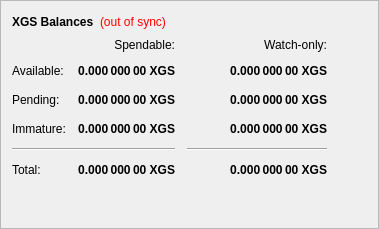
        <widget class="QFrame" name="frame">
         <property name="frameShape">
          <enum>QFrame::StyledPanel</enum>
         </property>
         <property name="frameShadow">
          <enum>QFrame::Raised</enum>
         </property>
         <layout class="QVBoxLayout" name="verticalLayout_4">
          <item>
           <layout class="QHBoxLayout" name="horizontalLayout_4">
            <item>
             <widget class="QLabel" name="label_5">
              <property name="font">
               <font>
                <weight>75</weight>
                <bold>true</bold>
               </font>
              </property>
              <property name="text">
               <string>XGS Balances</string>
              </property>
             </widget>
            </item>
            <item>
             <widget class="QLabel" name="labelWalletStatus">
              <property name="cursor">
               <cursorShape>WhatsThisCursor</cursorShape>
              </property>
              <property name="toolTip">
               <string>The displayed information may be out of date. Your wallet automatically synchronizes with the GenesisX network after a connection is established, but this process has not completed yet.</string>
              </property>
              <property name="styleSheet">
               <string notr="true">QLabel { color: red; }</string>
              </property>
              <property name="text">
               <string notr="true">(out of sync)</string>
              </property>
              <property name="alignment">
               <set>Qt::AlignLeading|Qt::AlignLeft|Qt::AlignVCenter</set>
              </property>
             </widget>
            </item>
            <item>
             <spacer name="horizontalSpacer_3">
              <property name="orientation">
               <enum>Qt::Horizontal</enum>
              </property>
              <property name="sizeHint" stdset="0">
               <size>
                <width>40</width>
                <height>20</height>
               </size>
              </property>
             </spacer>
            </item>
           </layout>
          </item>
          <item>
           <layout class="QGridLayout" name="gridLayout">
            <property name="spacing">
             <number>12</number>
            </property>
            <item row="2" column="2">
             <widget class="QLabel" name="labelWatchPending">
              <property name="font">
               <font>
                <weight>75</weight>
                <bold>true</bold>
               </font>
              </property>
              <property name="cursor">
               <cursorShape>IBeamCursor</cursorShape>
              </property>
              <property name="toolTip">
               <string>Unconfirmed transactions to watch-only addresses</string>
              </property>
              <property name="text">
               <string notr="true">0.000 000 00 XGS</string>
              </property>
              <property name="alignment">
               <set>Qt::AlignRight|Qt::AlignTrailing|Qt::AlignVCenter</set>
              </property>
              <property name="textInteractionFlags">
               <set>Qt::LinksAccessibleByMouse|Qt::TextSelectableByKeyboard|Qt::TextSelectableByMouse</set>
              </property>
             </widget>
            </item>
            <item row="2" column="1">
             <widget class="QLabel" name="labelUnconfirmed">
              <property name="font">
               <font>
                <weight>75</weight>
                <bold>true</bold>
               </font>
              </property>
              <property name="cursor">
               <cursorShape>IBeamCursor</cursorShape>
              </property>
              <property name="toolTip">
               <string>Total of transactions that have yet to be confirmed, and do not yet count toward the spendable balance</string>
              </property>
              <property name="text">
               <string notr="true">0.000 000 00 XGS</string>
              </property>
              <property name="alignment">
               <set>Qt::AlignRight|Qt::AlignTrailing|Qt::AlignVCenter</set>
              </property>
              <property name="textInteractionFlags">
               <set>Qt::LinksAccessibleByMouse|Qt::TextSelectableByKeyboard|Qt::TextSelectableByMouse</set>
              </property>
             </widget>
            </item>
            <item row="3" column="2">
             <widget class="QLabel" name="labelWatchImmature">
              <property name="font">
               <font>
                <weight>75</weight>
                <bold>true</bold>
               </font>
              </property>
              <property name="cursor">
               <cursorShape>IBeamCursor</cursorShape>
              </property>
              <property name="toolTip">
               <string>Staked or masternode rewards in watch-only addresses that has not yet matured</string>
              </property>
              <property name="text">
               <string notr="true">0.000 000 00 XGS</string>
              </property>
              <property name="alignment">
               <set>Qt::AlignRight|Qt::AlignTrailing|Qt::AlignVCenter</set>
              </property>
              <property name="textInteractionFlags">
               <set>Qt::LinksAccessibleByMouse|Qt::TextSelectableByKeyboard|Qt::TextSelectableByMouse</set>
              </property>
             </widget>
            </item>
            <item row="4" column="0" colspan="2">
             <widget class="Line" name="lineSpendableBalance">
              <property name="orientation">
               <enum>Qt::Horizontal</enum>
              </property>
             </widget>
            </item>
            <item row="4" column="2">
             <widget class="Line" name="lineWatchBalance">
              <property name="sizePolicy">
               <sizepolicy hsizetype="Preferred" vsizetype="Fixed">
                <horstretch>0</horstretch>
                <verstretch>0</verstretch>
               </sizepolicy>
              </property>
              <property name="minimumSize">
               <size>
                <width>140</width>
                <height>0</height>
               </size>
              </property>
              <property name="orientation">
               <enum>Qt::Horizontal</enum>
              </property>
             </widget>
            </item>
            <item row="5" column="0">
             <widget class="QLabel" name="labelTotalText">
              <property name="text">
               <string>Total:</string>
              </property>
             </widget>
            </item>
            <item row="3" column="1">
             <widget class="QLabel" name="labelImmature">
              <property name="font">
               <font>
                <weight>75</weight>
                <bold>true</bold>
               </font>
              </property>
              <property name="cursor">
               <cursorShape>IBeamCursor</cursorShape>
              </property>
              <property name="toolTip">
               <string>Staked or masternode rewards that has not yet matured</string>
              </property>
              <property name="text">
               <string notr="true">0.000 000 00 XGS</string>
              </property>
              <property name="alignment">
               <set>Qt::AlignRight|Qt::AlignTrailing|Qt::AlignVCenter</set>
              </property>
              <property name="textInteractionFlags">
               <set>Qt::LinksAccessibleByMouse|Qt::TextSelectableByKeyboard|Qt::TextSelectableByMouse</set>
              </property>
             </widget>
            </item>
            <item row="2" column="3">
             <spacer name="horizontalSpacer_2">
              <property name="orientation">
               <enum>Qt::Horizontal</enum>
              </property>
              <property name="sizeHint" stdset="0">
               <size>
                <width>40</width>
                <height>20</height>
               </size>
              </property>
             </spacer>
            </item>
            <item row="3" column="0">
             <widget class="QLabel" name="labelImmatureText">
              <property name="text">
               <string>Immature:</string>
              </property>
             </widget>
            </item>
            <item row="5" column="1">
             <widget class="QLabel" name="labelTotal">
              <property name="font">
               <font>
                <weight>75</weight>
                <bold>true</bold>
               </font>
              </property>
              <property name="cursor">
               <cursorShape>IBeamCursor</cursorShape>
              </property>
              <property name="toolTip">
               <string>Your current total balance</string>
              </property>
              <property name="text">
               <string notr="true">0.000 000 00 XGS</string>
              </property>
              <property name="alignment">
               <set>Qt::AlignRight|Qt::AlignTrailing|Qt::AlignVCenter</set>
              </property>
              <property name="textInteractionFlags">
               <set>Qt::LinksAccessibleByMouse|Qt::TextSelectableByKeyboard|Qt::TextSelectableByMouse</set>
              </property>
             </widget>
            </item>
            <item row="5" column="2">
             <widget class="QLabel" name="labelWatchTotal">
              <property name="font">
               <font>
                <weight>75</weight>
                <bold>true</bold>
               </font>
              </property>
              <property name="cursor">
               <cursorShape>IBeamCursor</cursorShape>
              </property>
              <property name="toolTip">
               <string>Current total balance in watch-only addresses</string>
              </property>
              <property name="text">
               <string notr="true">0.000 000 00 XGS</string>
              </property>
              <property name="alignment">
               <set>Qt::AlignRight|Qt::AlignTrailing|Qt::AlignVCenter</set>
              </property>
              <property name="textInteractionFlags">
               <set>Qt::LinksAccessibleByMouse|Qt::TextSelectableByKeyboard|Qt::TextSelectableByMouse</set>
              </property>
             </widget>
            </item>
            <item row="0" column="2">
             <widget class="QLabel" name="labelWatchonly">
              <property name="text">
               <string>Watch-only:</string>
              </property>
              <property name="alignment">
               <set>Qt::AlignRight|Qt::AlignTrailing|Qt::AlignVCenter</set>
              </property>
             </widget>
            </item>
            <item row="1" column="0">
             <widget class="QLabel" name="labelBalanceText">
              <property name="text">
               <string>Available:</string>
              </property>
             </widget>
            </item>
            <item row="1" column="1">
             <widget class="QLabel" name="labelBalance">
              <property name="font">
               <font>
                <weight>75</weight>
                <bold>true</bold>
               </font>
              </property>
              <property name="cursor">
               <cursorShape>IBeamCursor</cursorShape>
              </property>
              <property name="toolTip">
               <string>Your current spendable balance</string>
              </property>
              <property name="text">
               <string notr="true">0.000 000 00 XGS</string>
              </property>
              <property name="alignment">
               <set>Qt::AlignRight|Qt::AlignTrailing|Qt::AlignVCenter</set>
              </property>
              <property name="textInteractionFlags">
               <set>Qt::LinksAccessibleByMouse|Qt::TextSelectableByKeyboard|Qt::TextSelectableByMouse</set>
              </property>
             </widget>
            </item>
            <item row="1" column="2">
             <widget class="QLabel" name="labelWatchAvailable">
              <property name="font">
               <font>
                <weight>75</weight>
                <bold>true</bold>
               </font>
              </property>
              <property name="cursor">
               <cursorShape>IBeamCursor</cursorShape>
              </property>
              <property name="toolTip">
               <string>Your current balance in watch-only addresses</string>
              </property>
              <property name="text">
               <string notr="true">0.000 000 00 XGS</string>
              </property>
              <property name="alignment">
               <set>Qt::AlignRight|Qt::AlignTrailing|Qt::AlignVCenter</set>
              </property>
              <property name="textInteractionFlags">
               <set>Qt::LinksAccessibleByMouse|Qt::TextSelectableByKeyboard|Qt::TextSelectableByMouse</set>
              </property>
             </widget>
            </item>
            <item row="2" column="0">
             <widget class="QLabel" name="labelPendingText">
              <property name="text">
               <string>Pending:</string>
              </property>
             </widget>
            </item>
            <item row="0" column="1">
             <widget class="QLabel" name="labelSpendable">
              <property name="text">
               <string>Spendable:</string>
              </property>
              <property name="alignment">
               <set>Qt::AlignRight|Qt::AlignTrailing|Qt::AlignVCenter</set>
              </property>
             </widget>
            </item>
           </layout>
          </item>
          <item>
           <spacer name="verticalSpacer_4">
            <property name="orientation">
             <enum>Qt::Vertical</enum>
            </property>
            <property name="sizeHint" stdset="0">
             <size>
              <width>20</width>
              <height>40</height>
             </size>
            </property>
           </spacer>
          </item>
         </layout>
        </widget>
